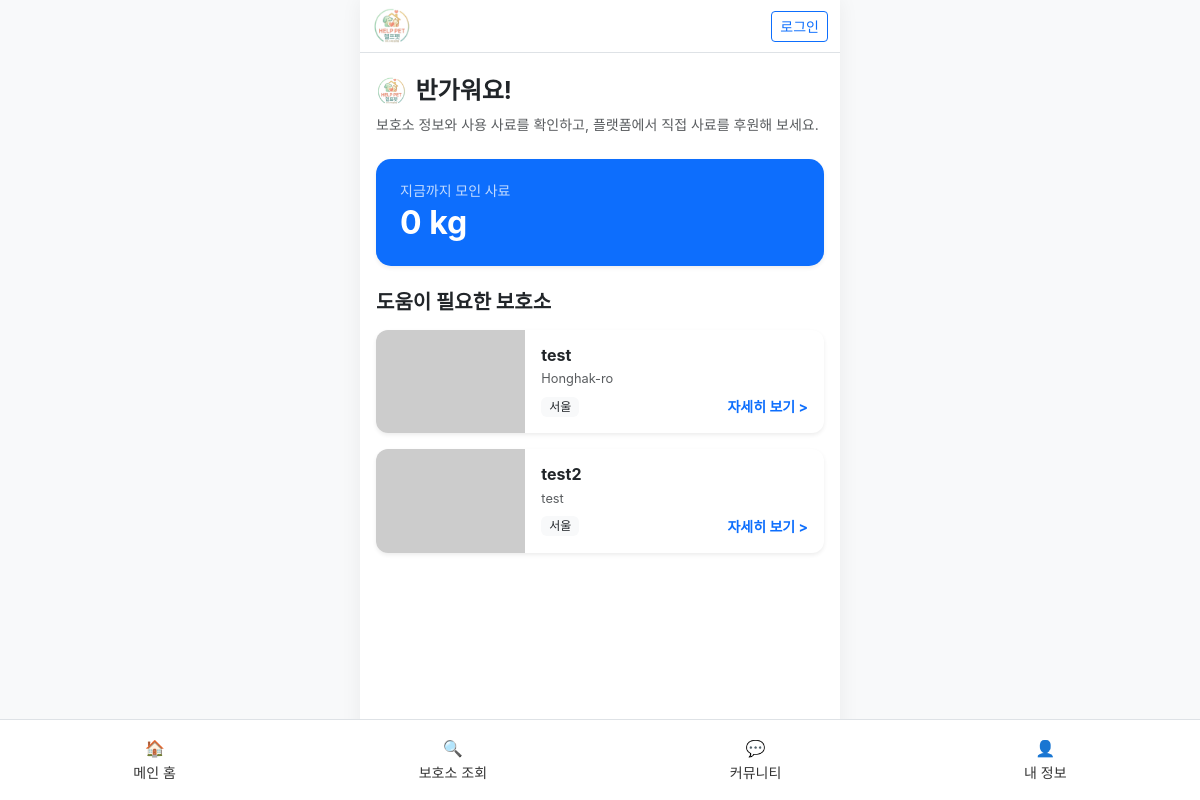
/, run on an earlier commit of the app's database.
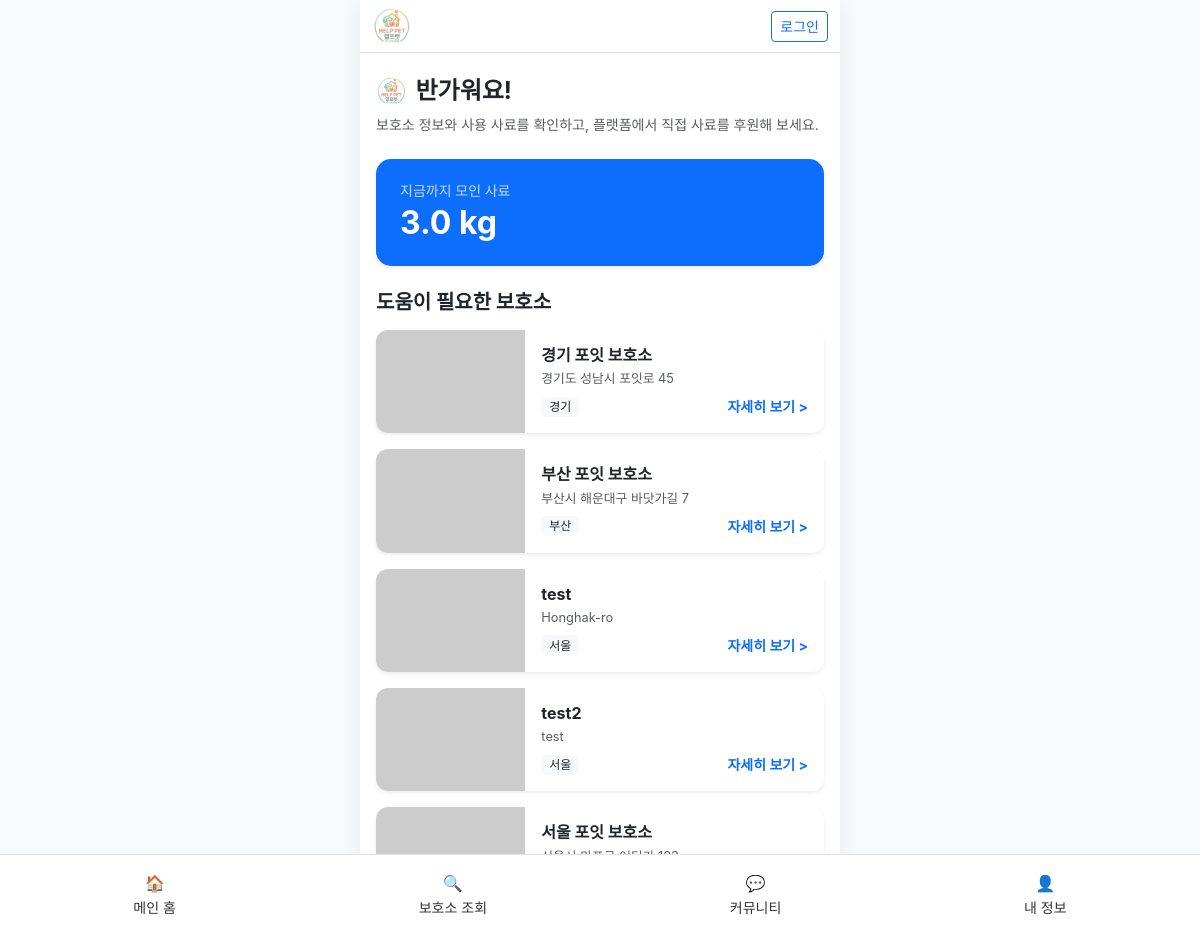
And on a later commit of the database.
### shelter/models.py (models this page shows, shortened)
class Shelter(models.Model):
    REGION_CHOICES = [
        ('서울', '서울'), ('부산', '부산'), ('대구', '대구'), ('인천', '인천'), ('광주', '광주'),
        ('대전', '대전'), ('울산', '울산'), ('세종', '세종'), ('경기', '경기'), ('강원', '강원'),
        ('충북', '충북'), ('충남', '충남'), ('전북', '전북'), ('전남', '전남'), ('경북', '경북'),
        ('경남', '경남'), ('제주', '제주'),
    ]
    name = models.CharField(max_length=100, verbose_name="보호소명")
    region = models.CharField(max_length=20, choices=REGION_CHOICES, default='서울', verbose_name="지역")
    address = models.CharField(max_length=200, verbose_name="주소")
    phone = models.CharField(max_length=20, blank=True, verbose_name="연락처")
    description = models.TextField(verbose_name="보호소소개")
    image = models.ImageField(upload_to='shelters/', verbose_name="보호소이미지", blank=True, null=True)
    target_product = models.ForeignKey(Product, on_delete=models.SET_NULL, null=True, blank=True, verbose_name="필요사료")

### main/views.py (the view)
# urls.py: path('', main_views.home, name='home'),
def home(request):
    shelters = Shelter.objects.all().order_by('region', 'name')[:6]
    donations = Donation.objects.select_related('product')
    total_kg = 0.0
    for d in donations:
        weight = getattr(d.product, 'weight_kg', 1.0) or 1.0
        total_kg += d.amount * weight
    return render(request, 'home.html', {'shelters': shelters, 'total_kg': total_kg})

### templates/home.html
{% extends 'base.html' %}
{% block content %}
<div class="py-2">
    <div class="mb-4">
        <h4 class="fw-bold text-dark d-flex align-items-center gap-2">
            <img src="{{ MEDIA_URL }}logos/logo.png" alt="" class="site-logo-sm" aria-hidden="true">
            반가워요!
        </h4>
        <p class="text-muted small">보호소 정보와 사용 사료를 확인하고, 플랫폼에서 직접 사료를 후원해 보세요.</p>
    </div>
    <div class="card border-0 shadow-sm bg-primary text-white mb-4" style="border-radius: 15px;">
        <div class="card-body p-4">
            <h6 class="opacity-75 small mb-1">지금까지 모인 사료</h6>
            <h2 class="fw-bold mb-0">{{ total_kg|default:0 }} kg</h2>
        </div>
    </div>
    <h5 class="fw-bold mb-3">도움이 필요한 보호소</h5>
    <div class="row g-3">
        {% for shelter in shelters %}
        <div class="col-12">
            <a href="{% url 'shelter_detail' shelter.id %}" class="text-decoration-none">
                <div class="card border-0 shadow-sm overflow-hidden" style="border-radius: 12px;">
                    <div class="row g-0">
                        <div class="col-4">
                            <img src="https://placehold.co/200x120?text=Shelter" class="img-fluid h-100" style="object-fit: cover; min-height: 100px;">
                        </div>
                        <div class="col-8">
                            <div class="card-body p-3">
                                <h6 class="fw-bold text-dark mb-1">{{ shelter.name }}</h6>
                                <p class="text-muted small mb-2" style="font-size: 0.8rem;">{{ shelter.address }}</p>
                                <div class="d-flex justify-content-between align-items-center">
                                    <span class="badge bg-light text-dark fw-normal">{{ shelter.get_region_display }}</span>
                                    <span class="text-primary fw-bold small">자세히 보기 ></span>
                                </div>
                            </div>
                        </div>
                    </div>
                </div>
            </a>
        </div>
        {% empty %}
        <div class="text-center py-5">
            <p class="text-muted">등록된 보호소가 없습니다.<br>관리자 페이지에서 먼저 등록해 주세요!</p>
        </div>
        {% endfor %}
    </div>
</div>
{% endblock %}

### templates/base.html (shortened to what this page needs)
<!DOCTYPE html>
<html lang="ko">
<head>
    <link href="https://cdn.jsdelivr.net/npm/bootstrap@5.3.0/dist/css/bootstrap.min.css" rel="stylesheet">
</head>
<body>
    <div class="mobile-container">
        <nav class="navbar navbar-light bg-white border-bottom sticky-top">
            <div class="container-fluid justify-content-between align-items-center">
                <a class="navbar-brand py-0" href="{% url 'home' %}" title="포잇펫">
                    <img src="{{ MEDIA_URL }}logos/logo.png" alt="포잇펫" class="site-logo">
                </a>
                <div class="d-flex align-items-center gap-2">
                    {% if user.is_authenticated %}
                    <span class="small text-muted">{{ user.username }}님</span>
                    <form method="post" action="{% url 'logout' %}" class="mb-0">
                        {% csrf_token %}
                        <button type="submit" class="btn btn-outline-secondary btn-sm">로그아웃</button>
                    </form>
                    {% else %}
                    {% url 'login' as login_url %}
                    <a href="{{ login_url }}{% if request.path != login_url %}?next={{ request.path|urlencode }}{% endif %}" class="btn btn-outline-primary btn-sm">로그인</a>
                    {% endif %}
                </div>
            </div>
        </nav>
        <div class="content p-3">
            {% block content %}
            {% endblock %}
        </div>
        <nav class="navbar fixed-bottom navbar-light bg-white border-top bottom-nav">
            <div class="container-fluid justify-content-around">
                <a href="{% url 'home' %}" class="text-center text-decoration-none">🏠<br><small>메인 홈</small></a>
                <a href="{% url 'shelter_list' %}" class="text-center text-decoration-none">🔍<br><small>보호소 조회</small></a>
                <a href="{% url 'community_list' %}" class="text-center text-decoration-none">💬<br><small>커뮤니티</small></a>
                <a href="{% url 'mypage' %}" class="text-center text-decoration-none">👤<br><small>내 정보</small></a>
            </div>
        </nav>
    </div>
</body>
</html>

### templates/base.html (style rules this page uses)
body { font-family: 'Pretendard', -apple-system, sans-serif; background-color: #f8f9fa; }
.mobile-container { max-width: 480px; margin: 0 auto; background: white; min-height: 100vh; box-shadow: 0 0 20px rgba(0,0,0,.06); }
.content { padding-bottom: 80px; }
.bottom-nav a { padding: 8px 0; color: #333; }
.site-logo { max-height: 36px; width: auto; object-fit: contain; }
.site-logo-sm { max-height: 28px; width: auto; object-fit: contain; vertical-align: middle; }

What changed in the data, as far as the page shows it:
added Shelter: name "경기 포잇 보호소", address "경기도 성남시 포잇로 45", region "경기"
added Shelter: name "부산 포잇 보호소", address "부산시 해운대구 바닷가길 7", region "부산"
added Shelter: name "서울 포잇 보호소"
Also different on the page:
{{ total_kg|default:0 }}: "0" → "3.0"
